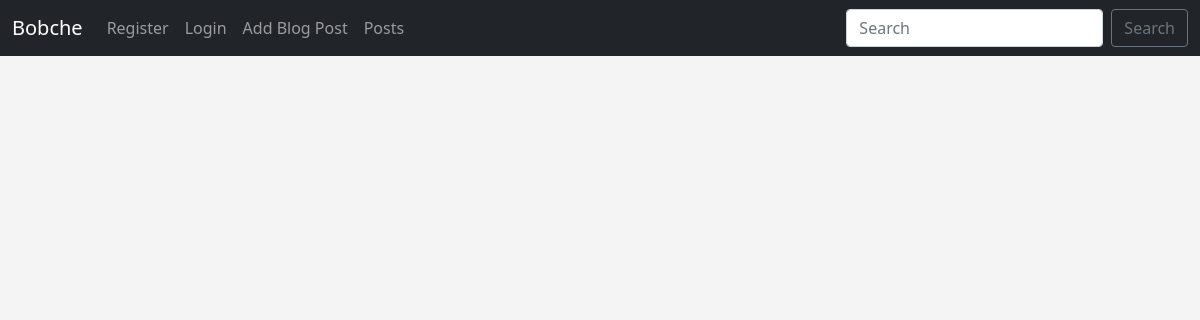
Page /posts on the earlier database version.
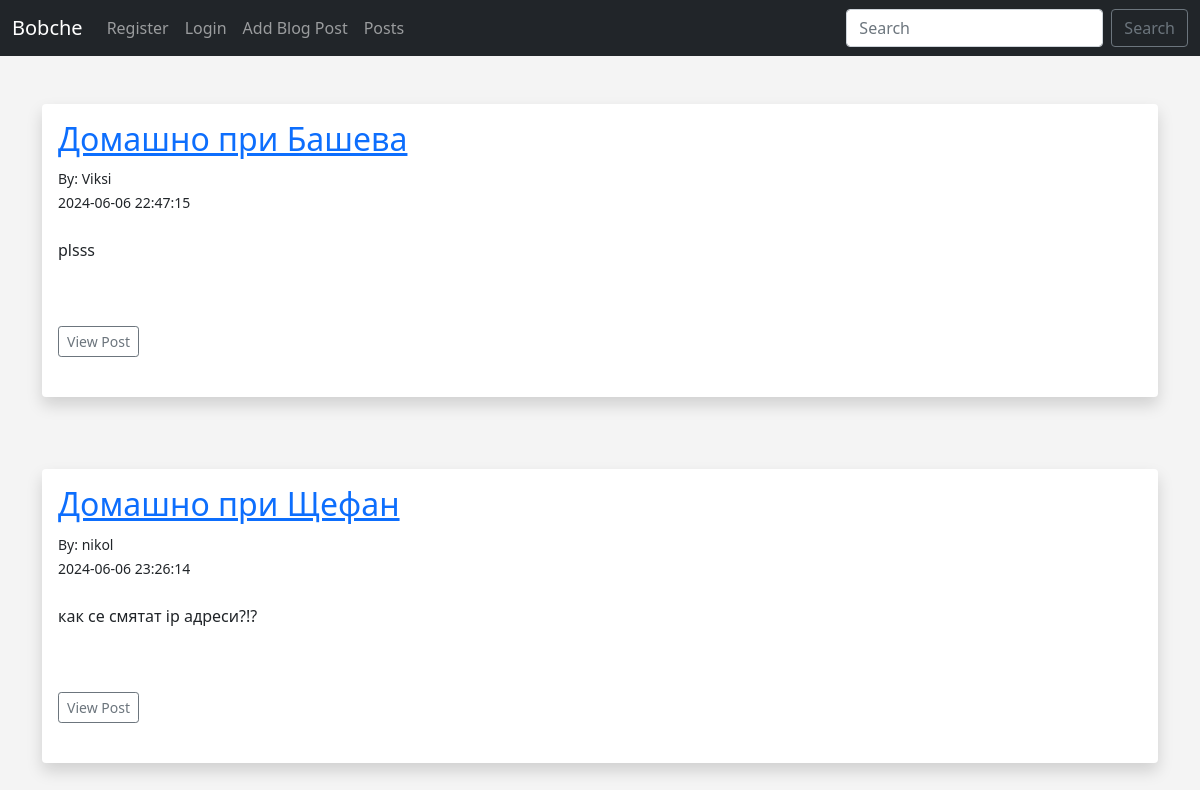
Same page on the later database version.
### app.py (models this page shows, shortened)
class Posts(db.Model):
    id = db.Column(db.Integer, primary_key=True)
    title = db.Column(db.String(255))
    content = db.Column(db.Text)
    author = db.Column(db.String(255))
    slug = db.Column(db.String(255))
    date_posted = db.Column(db.DateTime(timezone=True), default=func.now())
    poster_id = db.Column(db.Integer, db.ForeignKey('users.id'))
    comments = db.relationship('Comment', backref='post')

class Users(db.Model, UserMixin):
    id = db.Column(db.Integer, primary_key=True)
    username = db.Column(db.String(20), nullable=False, unique=True)
    name = db.Column(db.String(200), nullable=False)
    email = db.Column(db.String(120), nullable=False, unique=True)
    password_hash = db.Column(db.String(128))
    posts = db.relationship('Posts', backref='poster')
    comments = db.relationship("Comment", backref='poster')
    @property
    def password(self):
        raise AttributeError('password is not a readable attribute')

### app.py (the view)
@app.route('/posts')
def posts():
	posts = Posts.query.order_by(Posts.date_posted)
	return render_template("posts.html", posts=posts)

### webforms.py
class SearchForm(FlaskForm):
	searched = StringField("Searched", validators=[DataRequired()])
	submit = SubmitField("Submit")

### app.py (called while the page is built)
@app.context_processor
def base():
	form = SearchForm()
	return dict(form=form)

### templates/posts.html (shortened to what this page needs)
{% extends 'base.html' %}
{% block content %}
<br/>
{% for post in posts %}
<div class="shadow p-3 mb-5 bg-body rounded">
	<h2><a href="{{ url_for('post', id=post.id)}}">{{ post.title }}</a></h2>
	<small>By: {{ post.poster.name }}<br/>
	{{ post.date_posted }}</small> <br/><br/>
	{{ post.content|safe }}
	<br/><br/>
	<a href="{{ url_for('post', id=post.id)}}" class="btn btn-outline-secondary btn-sm">View Post</a>
	<br/><br/>
</div>
<br/>
{% endfor %}
{% endblock %}

### templates/base.html (shortened to what this page needs)
<!doctype html>
<html lang="en">
  <head>
    <link href="https://cdn.jsdelivr.net/npm/bootstrap@5.0.0-beta1/dist/css/bootstrap.min.css" rel="stylesheet">
    <link href="{{ url_for('static', filename='css/style.css') }}" rel="stylesheet">
  </head>
  <body>
  	{% include 'navbar.html' %}
  	<br/>
  	<div class="container">
		{% block content %}
		{% endblock %}
	</div>
  </body>
</html>

### templates/navbar.html (shortened to what this page needs)
<nav class="navbar navbar-expand-lg navbar-dark bg-dark">
    <div class="container-fluid">
      <a class="navbar-brand" href="{{ url_for('index') }}">Bobche</a>
      <div class="collapse navbar-collapse" id="navbarSupportedContent">
        <ul class="navbar-nav me-auto mb-2 mb-lg-0">
          {% if current_user.is_authenticated %}
            <li class="nav-item">
              <a class="nav-link" href="{{ url_for('dashboard')}}">Dashboard</a>
            </li>
            <li class="nav-item">
              <a class="nav-link" href="{{ url_for('logout')}}">Logout</a>
            </li>
          {% else %}
            <li class="nav-item">
              <a class="nav-link" href="{{ url_for('register')}}">Register</a>
            </li>
            <li class="nav-item">
              <a class="nav-link" href="{{ url_for('login')}}">Login</a>
            </li>
          {% endif %}
          <li class="nav-item">
            <a class="nav-link" href="{{ url_for('add_post')}}">Add Blog Post</a>
          </li>
           <li class="nav-item">
            <a class="nav-link" href="{{ url_for('posts')}}">Posts</a>
          </li>
        </ul>
        <form method="POST" action="{{ url_for('search')}}" class="d-flex">
          <input class="form-control me-2" type="search" placeholder="Search" aria-label="Search" name="searched">
          <button class="btn btn-outline-secondary" type="submit">Search</button>
        </form>
      </div>
    </div>
  </nav>

### static/style.css (style rules this page uses)
body { background: #f4f4f4; }

Differences in the rows shown:
added Posts: title "Домашно при Башева", poster.name "Viksi", date_posted "2024-06-06 22:47:15", content "plsss"
added Posts: title "Домашно при Щефан", poster.name "nikol", date_posted "2024-06-06 23:26:14", content "как се смятат ip адреси?!?"
